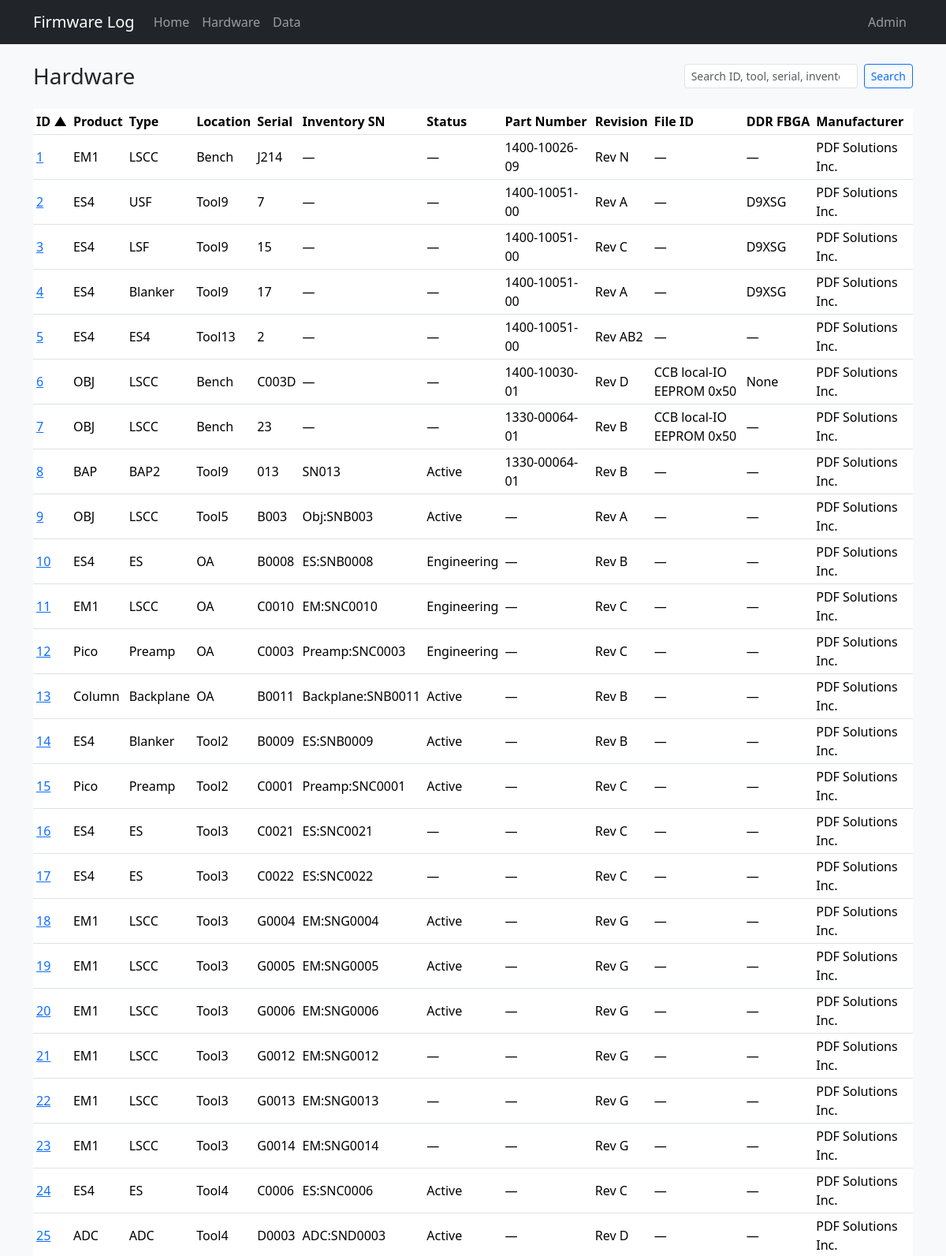
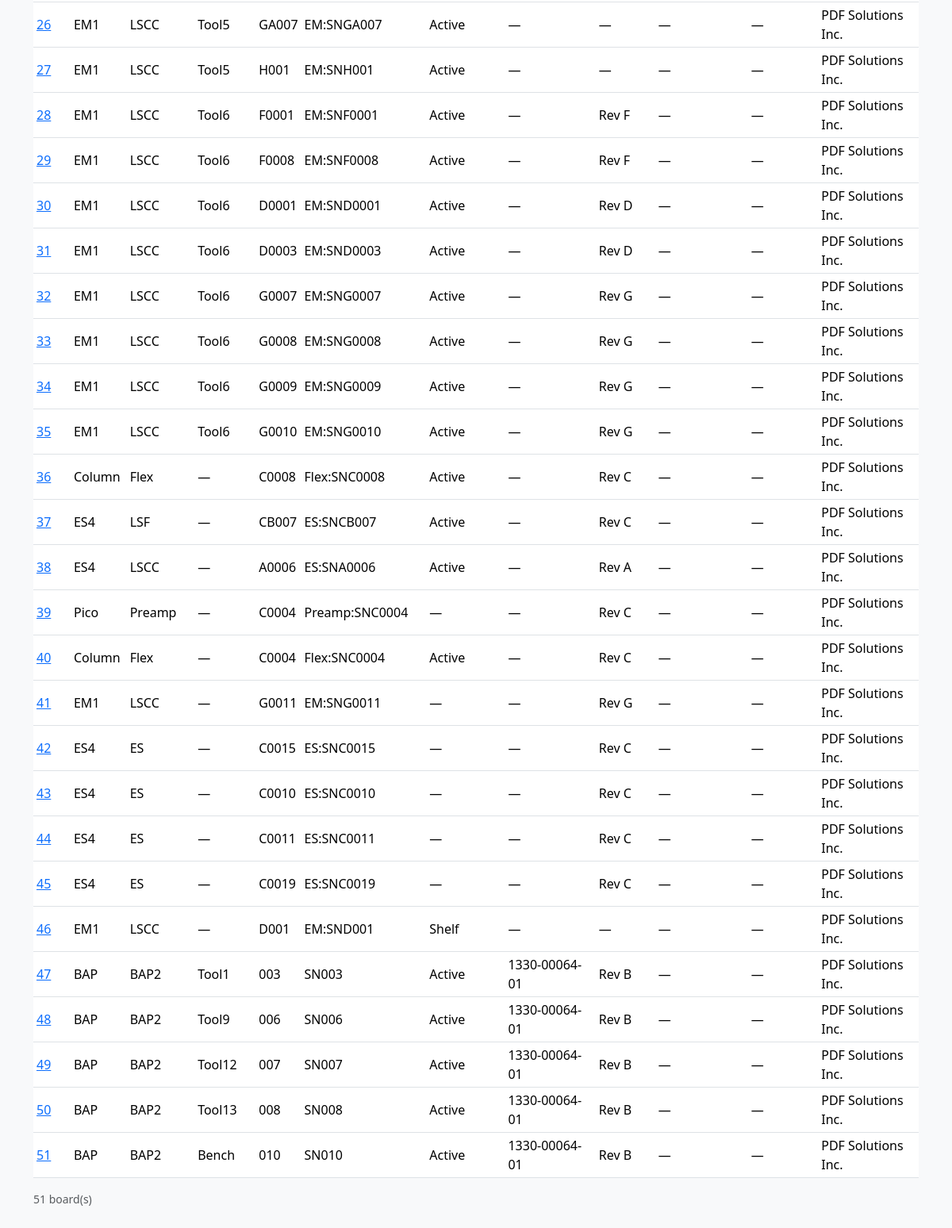
The app's page /hardware, older data (2 pictures, top to bottom).
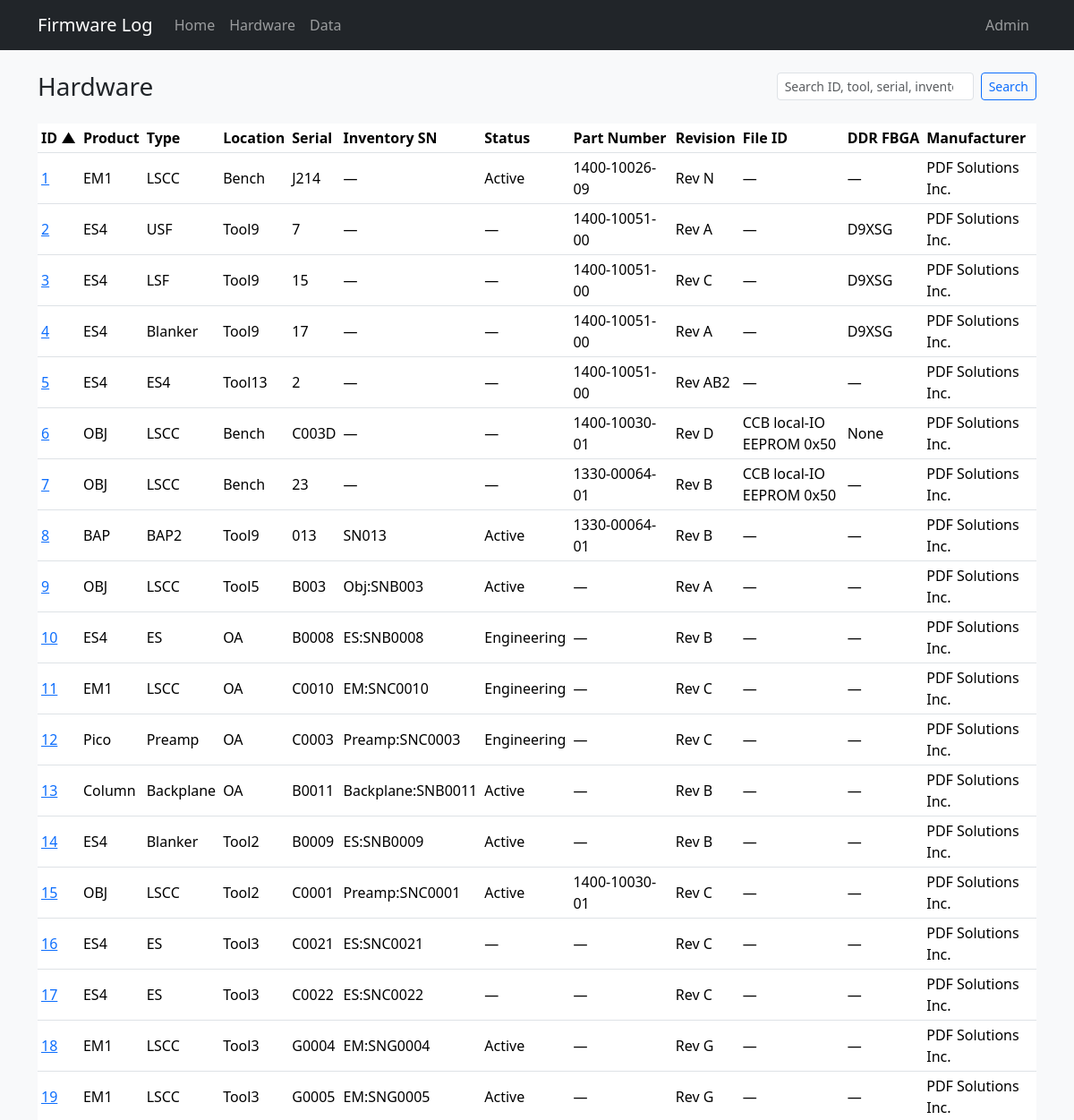
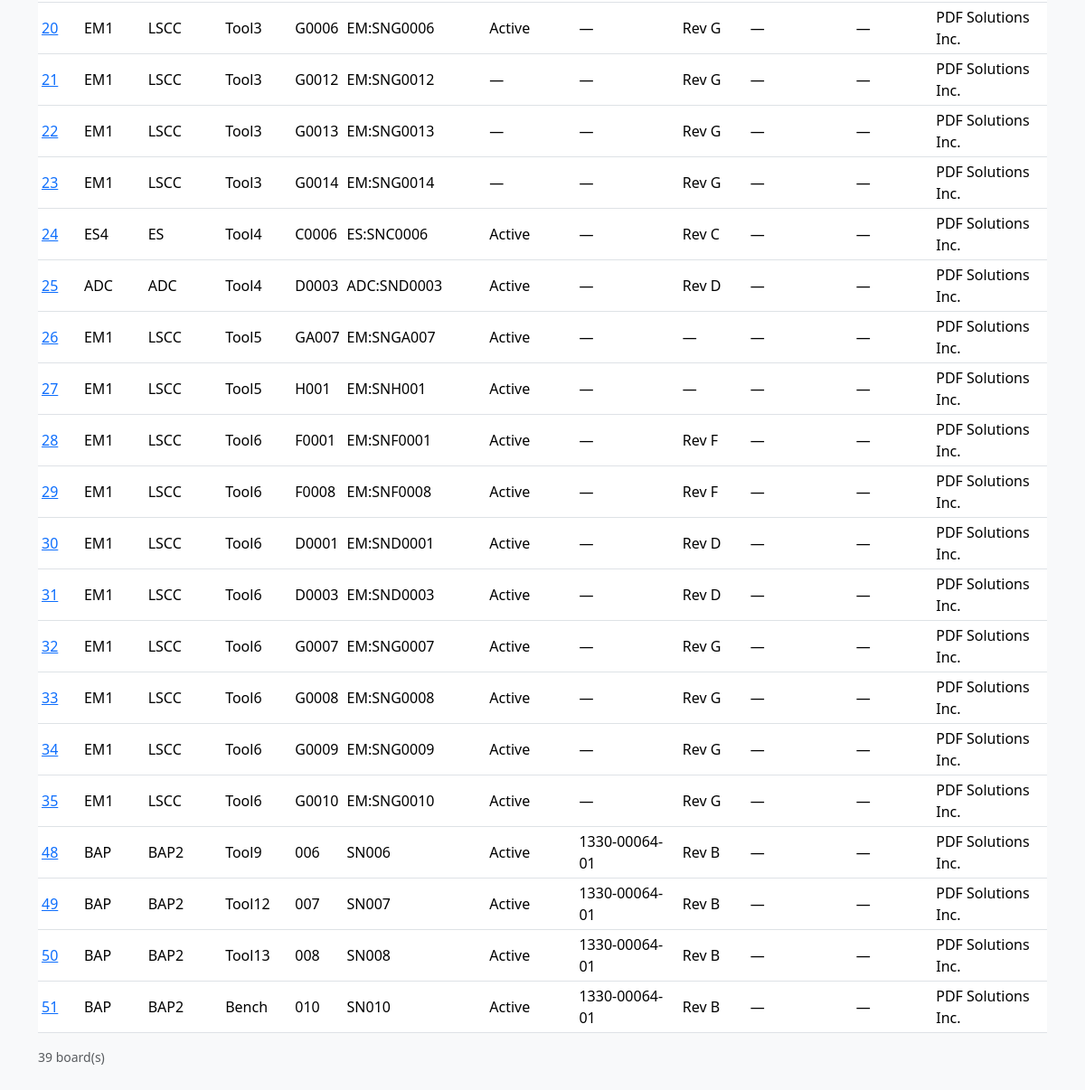
The same page, newer data (2 pictures, top to bottom).
### tables this page shows
CREATE TABLE "boards" (
                board_id      INTEGER PRIMARY KEY,
                tool          TEXT,
                board_slot    TEXT,
                manufacturer  TEXT NOT NULL DEFAULT 'PDF Solutions Inc.',
                board_name    TEXT NOT NULL,
                serial        TEXT NOT NULL,
                part_number   TEXT,
                revision      TEXT,
                file_id       TEXT,
                product_name  TEXT NOT NULL,
                ddr_fbga      TEXT
            , inventory_serial TEXT, status TEXT, role TEXT, comment TEXT, open_item TEXT, po TEXT, modified_by TEXT, source_updated_at TEXT, data_source TEXT, dc_status TEXT, ac_status TEXT, gcal_status TEXT, adc_status TEXT, eeprom_status TEXT);

### app.py (the view)
@app.route("/hardware", endpoint="hardware")
def hardware():
    return _render_hardware()

### app.py (called while the page is built)
def _render_hardware():
    search = request.args.get("q", "").strip()
    sort = request.args.get("sort", "board_id")
    order = request.args.get("order", "asc")
    return render_template(
        "hardware.html",
        boards=db.list_hardware(search=search, sort=sort, order=order),
        search=search,
        sort=sort,
        order=order,
    )

### db.py (called while the page is built)
def dict_row(cursor, row):
    return {col[0]: row[i] for i, col in enumerate(cursor.description)}

@contextmanager
def get_db():
    conn = sqlite3.connect(DATABASE)
    conn.row_factory = dict_row
    try:
        yield conn
    finally:
        conn.close()

def fetch_all(query, params=()):
    with get_db() as conn:
        return conn.execute(query, params).fetchall()

def _board_search_clause(search, alias="b", extra_columns=()):
    if not search:
        return None, []
    like = f"%{search}%"
    columns = [col.format(a=alias) for col in BOARD_SEARCH_COLUMNS] + list(extra_columns)
    clause = "(" + " OR ".join(f"{col} LIKE ?" for col in columns) + ")"
    return clause, [like] * len(columns)

### templates/hardware.html (shortened to what this page needs)
{% extends "base.html" %}
{% from "macros.html" import hw_sort_link %}
{% block content %}
<div class="d-flex flex-wrap justify-content-between align-items-center gap-2 mb-4">
  <div>
    <h1 class="h3 mb-0">Hardware</h1>
  </div>
  <form id="search-form" action="{{ url_for('hardware') }}" method="get" class="d-flex gap-2">
    <input type="search" id="board-search" name="q" value="{{ search }}" class="form-control form-control-sm" placeholder="Search ID, tool, serial, inventory serial, status…">
    <button class="btn btn-sm btn-outline-primary" type="submit">Search</button>
  </form>
</div>
<div class="table-responsive">
  <table class="table table-sm table-hover align-middle">
    <thead>
      <tr>
        <th>{{ hw_sort_link('ID', 'board_id', sort, order, search) }}</th>
        <th>{{ hw_sort_link('Product', 'product_name', sort, order, search) }}</th>
        <th>{{ hw_sort_link('Type', 'board_name', sort, order, search) }}</th>
        <th>{{ hw_sort_link('Location', 'tool', sort, order, search) }}</th>
        <th>{{ hw_sort_link('Serial', 'serial', sort, order, search) }}</th>
        <th>{{ hw_sort_link('Inventory SN', 'inventory_serial', sort, order, search) }}</th>
        <th>{{ hw_sort_link('Status', 'status', sort, order, search) }}</th>
        <th>{{ hw_sort_link('Part Number', 'part_number', sort, order, search) }}</th>
        <th>{{ hw_sort_link('Revision', 'revision', sort, order, search) }}</th>
        <th>{{ hw_sort_link('File ID', 'file_id', sort, order, search) }}</th>
        <th>{{ hw_sort_link('DDR FBGA', 'ddr_fbga', sort, order, search) }}</th>
        <th>{{ hw_sort_link('Manufacturer', 'manufacturer', sort, order, search) }}</th>
      </tr>
    </thead>
    <tbody>
      {% for b in boards %}
      <tr>
        <td><a href="{{ url_for('board_detail', board_id=b.board_id) }}">{{ b.board_id }}</a></td>
        <td>{{ b.product_name }}</td>
        <td>{{ b.board_name }}</td>
        <td>{{ b.tool or '—' }}</td>
        <td>{{ b.serial }}</td>
        <td>{{ b.inventory_serial or '—' }}</td>
        <td>{{ b.status or '—' }}</td>
        <td>{{ b.part_number or '—' }}</td>
        <td>{{ b.revision or '—' }}</td>
        <td>{{ b.file_id or '—' }}</td>
        <td>{{ b.ddr_fbga or '—' }}</td>
        <td>{{ b.manufacturer or '—' }}</td>
      </tr>
      {% else %}
      <tr><td colspan="12" class="text-muted">No boards match your search.</td></tr>
      {% endfor %}
    </tbody>
  </table>
</div>
<p class="text-muted small">{{ boards|length }} board(s)</p>
{% endblock %}

### templates/base.html (shortened to what this page needs)
<!DOCTYPE html>
<html lang="en">
<head>
  <link href="https://cdn.jsdelivr.net/npm/bootstrap@5.3.3/dist/css/bootstrap.min.css" rel="stylesheet">
  <link href="{{ url_for('static', filename='style.css') }}" rel="stylesheet">
</head>
<body>
  <nav class="navbar navbar-expand-lg navbar-dark bg-dark mb-4">
    <div class="container">
      <a class="navbar-brand" href="{{ url_for('index') }}">Firmware Log</a>
      <div class="collapse navbar-collapse" id="nav">
        <ul class="navbar-nav me-auto">
          <li class="nav-item"><a class="nav-link" href="{{ url_for('index') }}">Home</a></li>
          <li class="nav-item"><a class="nav-link" href="/hardware">Hardware</a></li>
          <li class="nav-item"><a class="nav-link" href="{{ url_for('data') }}">Data</a></li>
        </ul>
        <ul class="navbar-nav">
          {% if session.get('admin') %}
          <li class="nav-item"><a class="nav-link" href="{{ url_for('admin_index') }}">Admin</a></li>
          <li class="nav-item"><a class="nav-link" href="{{ url_for('admin_sql') }}">SQL</a></li>
          <li class="nav-item"><a class="nav-link" href="{{ url_for('admin_deleted') }}">Deleted Records</a></li>
          <li class="nav-item"><a class="nav-link" href="{{ url_for('admin_logout') }}">Logout</a></li>
          {% else %}
          <li class="nav-item"><a class="nav-link" href="{{ url_for('admin_login') }}">Admin</a></li>
          {% endif %}
        </ul>
      </div>
    </div>
  </nav>
  <main class="container pb-5">
    {% block content %}{% endblock %}
  </main>
</body>
</html>

### templates/macros.html (shortened to what this page needs)
{% macro hw_sort_link(label, column, sort, order, q=None) -%}
  {% set new_order = 'desc' if sort == column and order == 'asc' else 'asc' %}
  <a href="/hardware?sort={{ column }}&order={{ new_order }}{% if q %}&q={{ q|urlencode }}{% endif %}" class="text-decoration-none text-reset">
    {{ label }}{% if sort == column %} {% if order == 'asc' %}▲{% else %}▼{% endif %}{% endif %}
  </a>
{%- endmacro %}

### static/style.css (style rules this page uses)
body { background-color: #f8f9fa; }
.table th { white-space: nowrap; }

Row changes from the older to the newer data that the page shows:
removed boards: board_id "36", product_name "Column", board_name "Flex", tool "—", serial "C0008", inventory_serial "Flex:SNC0008", status "Active", part_number "—", revision "Rev C", file_id "—", ddr_fbga "—", manufacturer "PDF Solutions Inc."
removed boards: board_id "37", product_name "ES4", board_name "LSF", tool "—", serial "CB007", inventory_serial "ES:SNCB007", status "Active", part_number "—", revision "Rev C", file_id "—", ddr_fbga "—", manufacturer "PDF Solutions Inc."
removed boards: board_id "38", product_name "ES4", board_name "LSCC", tool "—", serial "A0006", inventory_serial "ES:SNA0006", status "Active", part_number "—", revision "Rev A", file_id "—", ddr_fbga "—", manufacturer "PDF Solutions Inc."
removed boards: board_id "39", product_name "Pico", board_name "Preamp", tool "—", serial "C0004", inventory_serial "Preamp:SNC0004", status "—", part_number "—", revision "Rev C", file_id "—", ddr_fbga "—", manufacturer "PDF Solutions Inc."
removed boards: board_id "40", product_name "Column", board_name "Flex", tool "—", serial "C0004", inventory_serial "Flex:SNC0004", status "Active", part_number "—", revision "Rev C", file_id "—", ddr_fbga "—", manufacturer "PDF Solutions Inc."
removed boards: board_id "41", product_name "EM1", board_name "LSCC", tool "—", serial "G0011", inventory_serial "EM:SNG0011", status "—", part_number "—", revision "Rev G", file_id "—", ddr_fbga "—", manufacturer "PDF Solutions Inc."
removed boards: board_id "42", product_name "ES4", board_name "ES", tool "—", serial "C0015", inventory_serial "ES:SNC0015", status "—", part_number "—", revision "Rev C", file_id "—", ddr_fbga "—", manufacturer "PDF Solutions Inc."
removed boards: board_id "43", product_name "ES4", board_name "ES", tool "—", serial "C0010", inventory_serial "ES:SNC0010", status "—", part_number "—", revision "Rev C", file_id "—", ddr_fbga "—", manufacturer "PDF Solutions Inc."
removed boards: board_id "44", product_name "ES4", board_name "ES", tool "—", serial "C0011", inventory_serial "ES:SNC0011", status "—", part_number "—", revision "Rev C", file_id "—", ddr_fbga "—", manufacturer "PDF Solutions Inc."
removed boards: board_id "45", product_name "ES4", board_name "ES", tool "—", serial "C0019", inventory_serial "ES:SNC0019", status "—", part_number "—", revision "Rev C", file_id "—", ddr_fbga "—", manufacturer "PDF Solutions Inc."
removed boards: board_id "46", product_name "EM1", board_name "LSCC", tool "—", serial "D001", inventory_serial "EM:SND001", status "Shelf", part_number "—", revision "—", file_id "—", ddr_fbga "—", manufacturer "PDF Solutions Inc."
removed boards: board_id "47", product_name "BAP", board_name "BAP2", tool "Tool1", serial "003", inventory_serial "SN003", status "Active", part_number "1330-00064-01", revision "Rev B", file_id "—", ddr_fbga "—", manufacturer "PDF Solutions Inc."
changed boards "Rev N": status "—" → "Active"
changed boards "Preamp:SNC0001": product_name "Pico" → "OBJ"; board_name "Preamp" → "LSCC"; part_number "—" → "1400-10030-01"
Text that changed along with them:
{{ boards|length }}: "51" → "39"
